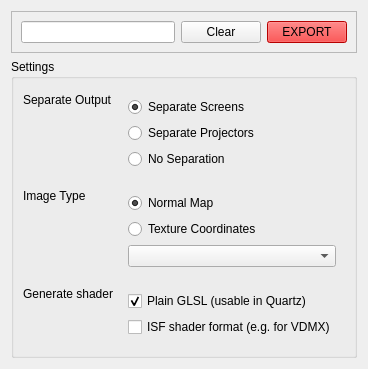
            <widget class="QWidget" name="exportTab">
             <attribute name="title">
              <string>Export</string>
             </attribute>
             <layout class="QVBoxLayout" name="verticalLayout_5">
              <item>
               <widget class="QFrame" name="settingsFrame_2">
                <property name="maximumSize">
                 <size>
                  <width>16777215</width>
                  <height>48</height>
                 </size>
                </property>
                <property name="frameShape">
                 <enum>QFrame::StyledPanel</enum>
                </property>
                <property name="frameShadow">
                 <enum>QFrame::Sunken</enum>
                </property>
                <layout class="QHBoxLayout" name="horizontalLayout_10">
                 <item>
                  <widget class="QLineEdit" name="editExportFilename">
                   <property name="readOnly">
                    <bool>true</bool>
                   </property>
                  </widget>
                 </item>
                 <item>
                  <widget class="QPushButton" name="btnClear">
                   <property name="text">
                    <string>Clear</string>
                   </property>
                  </widget>
                 </item>
                 <item>
                  <widget class="QPushButton" name="btnExport">
                   <property name="styleSheet">
                    <string notr="true">QPushButton { background-color: red}
</string>
                   </property>
                   <property name="text">
                    <string>EXPORT</string>
                   </property>
                  </widget>
                 </item>
                </layout>
               </widget>
              </item>
              <item>
               <widget class="QGroupBox" name="grpSettings">
                <property name="title">
                 <string>Settings</string>
                </property>
                <layout class="QFormLayout" name="formLayout">
                 <property name="fieldGrowthPolicy">
                  <enum>QFormLayout::AllNonFixedFieldsGrow</enum>
                 </property>
                 <item row="0" column="0">
                  <widget class="QLabel" name="separateImagesLabel">
                   <property name="text">
                    <string>Separate Output</string>
                   </property>
                  </widget>
                 </item>
                 <item row="1" column="0">
                  <widget class="QLabel" name="imageTypeLabel">
                   <property name="text">
                    <string>Image Type</string>
                   </property>
                  </widget>
                 </item>
                 <item row="1" column="1">
                  <widget class="QFrame" name="imageTypeFrame">
                   <layout class="QVBoxLayout" name="verticalLayout_9">
                    <item>
                     <widget class="QRadioButton" name="rbNormalMap">
                      <property name="text">
                       <string>Normal Map</string>
                      </property>
                      <property name="checked">
                       <bool>true</bool>
                      </property>
                     </widget>
                    </item>
                    <item>
                     <widget class="QRadioButton" name="rbTextureCoordinates">
                      <property name="text">
                       <string>Texture Coordinates</string>
                      </property>
                     </widget>
                    </item>
                    <item>
                     <widget class="QComboBox" name="cbMappingType"/>
                    </item>
                   </layout>
                  </widget>
                 </item>
                 <item row="2" column="0">
                  <widget class="QLabel" name="generateShaderLabel">
                   <property name="text">
                    <string>Generate shader</string>
                   </property>
                  </widget>
                 </item>
                 <item row="2" column="1">
                  <widget class="QFrame" name="frameShaderGeneration">
                   <layout class="QVBoxLayout" name="verticalLayout_14">
                    <item>
                     <widget class="QCheckBox" name="chkPlainGLSL">
                      <property name="text">
                       <string>Plain GLSL (usable in Quartz)</string>
                      </property>
                      <property name="checked">
                       <bool>true</bool>
                      </property>
                     </widget>
                    </item>
                    <item>
                     <widget class="QCheckBox" name="chkISF">
                      <property name="text">
                       <string>ISF shader format (e.g. for VDMX)</string>
                      </property>
                     </widget>
                    </item>
                   </layout>
                  </widget>
                 </item>
                 <item row="0" column="1">
                  <widget class="QFrame" name="frame">
                   <layout class="QVBoxLayout" name="verticalLayout_10">
                    <item>
                     <widget class="QRadioButton" name="rbSepScreens">
                      <property name="text">
                       <string>Separate Screens</string>
                      </property>
                      <property name="checked">
                       <bool>true</bool>
                      </property>
                     </widget>
                    </item>
                    <item>
                     <widget class="QRadioButton" name="rbSepProj">
                      <property name="text">
                       <string>Separate Projectors</string>
                      </property>
                     </widget>
                    </item>
                    <item>
                     <widget class="QRadioButton" name="rbSepNone">
                      <property name="text">
                       <string>No Separation</string>
                      </property>
                      <property name="checked">
                       <bool>false</bool>
                      </property>
                     </widget>
                    </item>
                   </layout>
                  </widget>
                 </item>
                </layout>
               </widget>
              </item>
             </layout>
            </widget>
